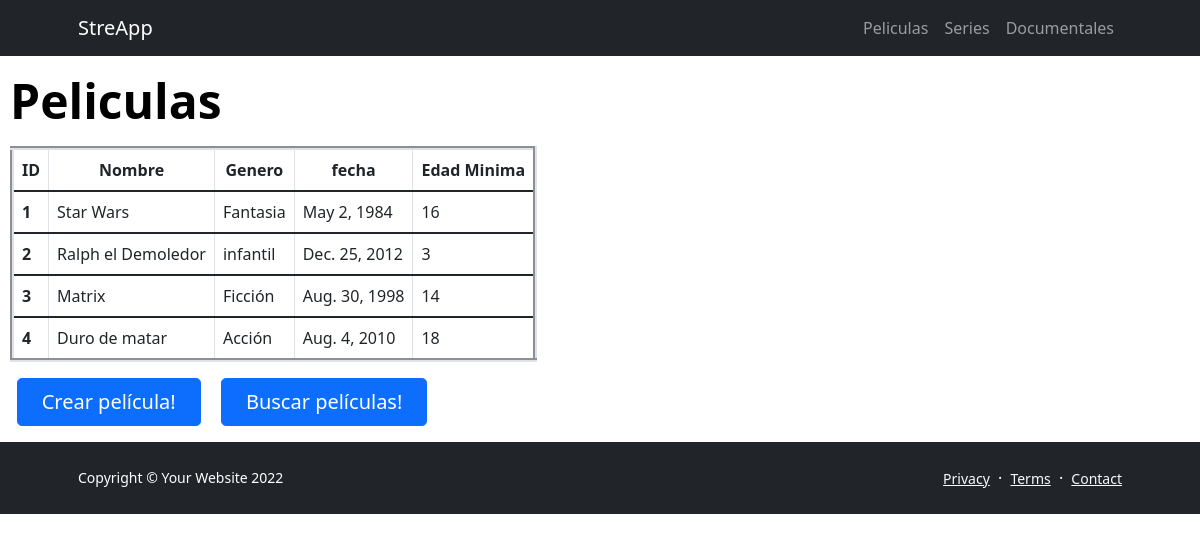
The page /streapp/peliculas/ on the database as committed earlier.
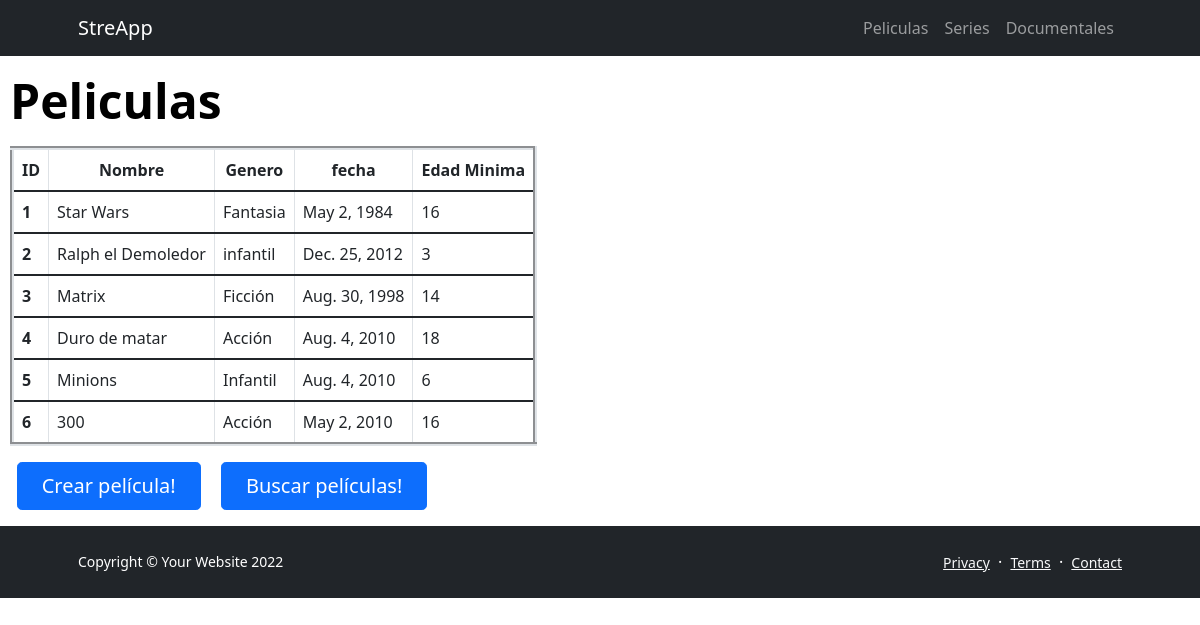
The same page on the database as committed later.
### streapp/models.py (models this page shows, shortened)
class Peliculas(models.Model):
    nombre = models.CharField(max_length=128)
    genero = models.CharField(max_length=128)
    fecha = models.DateField()
    aptoPara = models.IntegerField()

### streapp/views.py (the view)
def peliculas(request):
        listas = Peliculas.objects.all()
        return render(request, "streapp/peliculas.html", {"listas":listas})

### streapp/templates/streapp/peliculas.html (shortened to what this page needs)
{% extends "streapp/plantilla_base.html" %}
{% block contenido_base %}
<h1 class="display-5 fw-bolder text-black mb-2" style= "margin-left:10px">Peliculas</h1>
<table border="4" style="width:auto; height:auto; margin-left:10px" class="table table-condensed table-bordered table-hover">
  <tr align="center" class="active">
        <th scope="col">ID</th>
        <th scope="col">Nombre</th>
        <th scope="col">Genero</th>
        <th scope="col">fecha</th>
        <th scope="col">Edad Minima</th>
      </tr>
    <tbody>
    {% for lista in listas %}
      <tr>
        <th scope="row">{{lista.id}}</th>
        <td>{{lista.nombre}}</td>
        <td>{{lista.genero}}</td>
        <td>{{lista.fecha}}</td>
        <td>{{lista.aptoPara}}</td>
      </tr>
    </tbody>
    {% endfor %}
  </table>
&nbsp;&nbsp;&nbsp;&nbsp;<a class="btn btn-primary btn-lg px-4 me-sm-3" href="{% url 'form_peliculas' %}">Crear película!</a>
<a class="btn btn-primary btn-lg px-4 me-sm-3" href="{% url 'buscar_pelicula' %}">Buscar películas!</a>
{% endblock contenido_base %}}

### streapp/templates/streapp/plantilla_base.html (shortened to what this page needs)
{% load static %}
<!DOCTYPE html>
<html lang="en">
    <head>
        <link href="https://cdn.jsdelivr.net/npm/bootstrap-icons@1.5.0/font/bootstrap-icons.css" rel="stylesheet" />
        <link href="{% static 'streapp\css\styles.css' %}" rel="stylesheet" />
    </head>
    <body class="d-flex flex-column h-100">
        <main class="flex-shrink-0">
             <nav class="navbar navbar-expand-lg navbar-dark bg-dark">
                <div class="container px-5">
                    <a class="navbar-brand" href="{% url 'inicio' %}">StreApp</a>
                    <div class="collapse navbar-collapse" id="navbarSupportedContent">
                        <ul class="navbar-nav ms-auto mb-2 mb-lg-0">
                            <li class="nav-item"><a class="nav-link" href="{% url 'peliculas' %}">Peliculas</a></li>
                            <li class="nav-item"><a class="nav-link" href="{% url 'series' %}">Series</a></li>
                            <li class="nav-item"><a class="nav-link" href="{% url 'documentales' %}">Documentales</a></li>
                                </ul>
                    </div>
                </div>
            </nav>
 {% block contenido_base %}
 {% endblock contenido_base %}
        <footer class="bg-dark py-4 mt-auto">
            <div class="container px-5">
                <div class="row align-items-center justify-content-between flex-column flex-sm-row">
                    <div class="col-auto"><div class="small m-0 text-white">Copyright &copy; Your Website 2022</div></div>
                    <div class="col-auto">
                        <a class="link-light small" href="#!">Privacy</a>
                        <span class="text-white mx-1">&middot;</span>
                        <a class="link-light small" href="#!">Terms</a>
                        <span class="text-white mx-1">&middot;</span>
                        <a class="link-light small" href="#!">Contact</a>
                    </div>
                </div>
            </div>
        </footer>
    </body>
</html>

Rows that differ between the two databases and show on the page:
added Peliculas: id "5", nombre "Minions", genero "Infantil", fecha "Aug. 4, 2010", aptoPara "6"
added Peliculas: id "6", nombre "300", genero "Acción", fecha "May 2, 2010", aptoPara "16"
